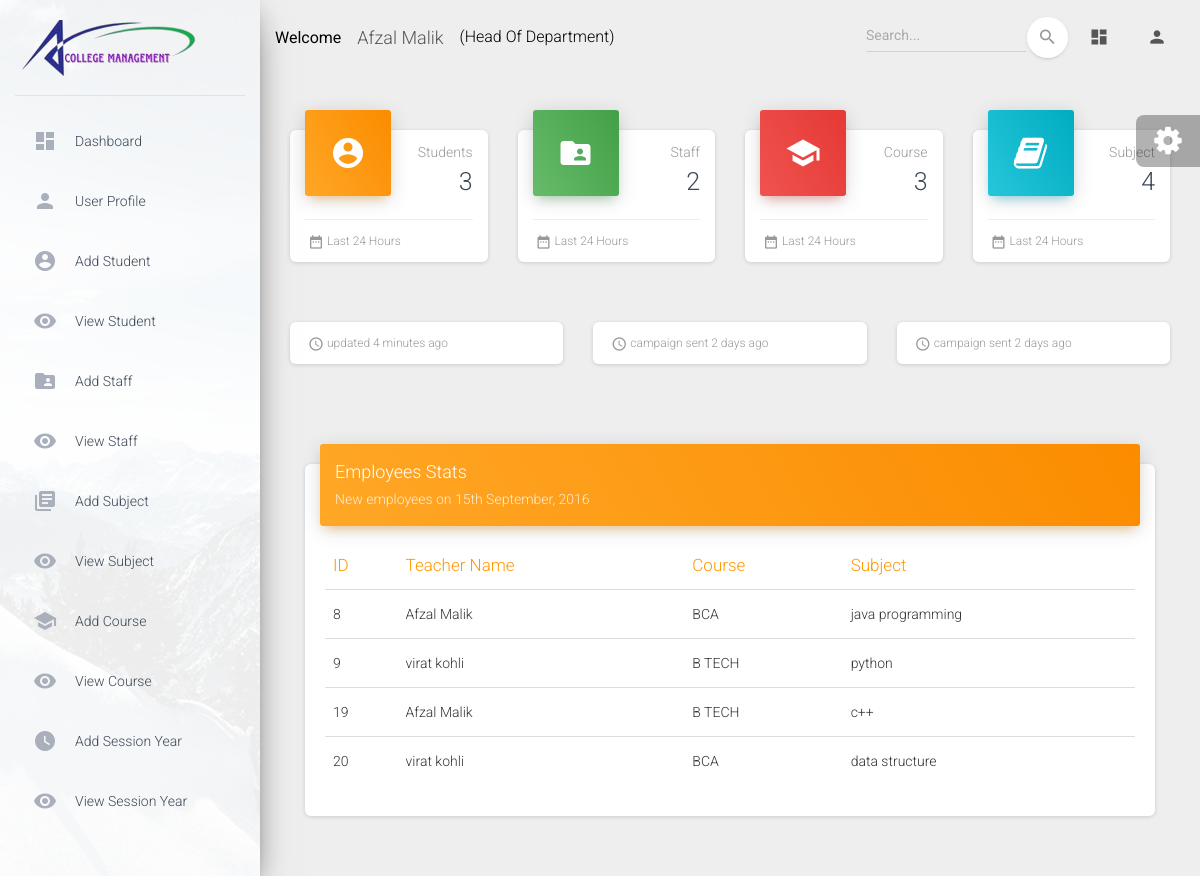
Page /hod/home (signed in) on the committed database.
### app/models.py (models this page shows, shortened)
class CustomUser(AbstractUser):
    USER = (
        (1,'HOD'),
        (2, 'STAFF'),
        (3, 'STUDENT'),
    )
    user_type=models.CharField(choices=USER,max_length=50,default=1)
    profile_pic=models.ImageField(upload_to='media/profile_pic')

class Subject(models.Model):
    name=models.CharField(max_length=100)
    course=models.ForeignKey(Course,on_delete=models.CASCADE)
    staff=models.ForeignKey(Staff,on_delete=models.CASCADE)
    created_at=models.DateTimeField(auto_now_add=True, null=True)
    updated_at=models.DateTimeField(auto_now=True)

class Staff(models.Model):
    admin=models.OneToOneField(CustomUser,on_delete=models.CASCADE)
    address=models.TextField()
    gender=models.CharField(max_length=100)
    created_at=models.DateTimeField(auto_now_add=True)
    updated_at=models.DateTimeField(auto_now=True)

class Course(models.Model):
    name=models.CharField(max_length=100)
    created_at =models.DateTimeField(auto_now_add=True)
    updated_at =models.DateTimeField(auto_now=True)
    def __str__(self):
        return self.name

### college_project/hod_views.py (the view)
# urls.py: path('hod/home', hod_views.HOME, name='home'),
@login_required(login_url='/')
def HOME(request):
    student_count=Student.objects.all().count()
    staff_count=Staff.objects.all().count()
    course_count=Course.objects.all().count()
    subject_count=Subject.objects.all().count()
    subject = Subject.objects.all()
    context={
        'student_count':student_count,
        'staff_count':staff_count,
        'course_count':course_count,
        'subject_count':subject_count,
        'subject':subject
    }
    return render(request,'hod/home.html',context)

### templates/hod/home.html (shortened to what this page needs)
{% extends "base.html" %}
{% block content %}
    <div class="row">
      <div class="col-lg-3 col-md-6 col-sm-6">
        <div class="card card-stats">
          <div class="card-header card-header-warning card-header-icon">
            <div class="card-icon">
              <i class="material-icons">account_circle</i>
            </div>
            <p class="card-category">Students</p>
            <h3 class="card-title">{{student_count}}
            </h3>
          </div>
            <div class="card-footer">
            <div class="stats">
              <i class="material-icons">date_range</i> Last 24 Hours
            </div>
          </div>
        </div>
      </div>
      <div class="col-lg-3 col-md-6 col-sm-6">
        <div class="card card-stats">
          <div class="card-header card-header-success card-header-icon">
            <div class="card-icon">
              <i class="material-icons">folder_shared</i>
            </div>
            <p class="card-category">Staff</p>
            <h3 class="card-title">{{staff_count}}</h3>
          </div>
          <div class="card-footer">
            <div class="stats">
              <i class="material-icons">date_range</i> Last 24 Hours
            </div>
          </div>
        </div>
      </div>
      <div class="col-lg-3 col-md-6 col-sm-6">
        <div class="card card-stats">
          <div class="card-header card-header-danger card-header-icon">
            <div class="card-icon">
              <i class="material-icons">school</i>
            </div>
            <p class="card-category">Course</p>
            <h3 class="card-title">{{course_count}}</h3>
          </div>
            <div class="card-footer">
            <div class="stats">
              <i class="material-icons">date_range</i> Last 24 Hours
            </div>
          </div>
        </div>
      </div>
      <div class="col-lg-3 col-md-6 col-sm-6">
        <div class="card card-stats">
          <div class="card-header card-header-info card-header-icon">
            <div class="card-icon">
              <i class="fa fa-book"></i>
            </div>
            <p class="card-category">Subject</p>
            <h3 class="card-title">{{subject_count}}</h3>
          </div>
           <div class="card-footer">
            <div class="stats">
              <i class="material-icons">date_range</i> Last 24 Hours
            </div>
          </div>
        </div>
      </div>
    </div>
    <div class="row">
      <div class="col-md-4">
        <div class="card card-chart">
          <div class="card-footer">
            <div class="stats">
              <i class="material-icons">access_time</i> updated 4 minutes ago
            </div>
          </div>
        </div>
      </div>
      <div class="col-md-4">
        <div class="card card-chart">
          <div class="card-footer">
            <div class="stats">
              <i class="material-icons">access_time</i> campaign sent 2 days ago
            </div>
          </div>
        </div>
      </div>
      <div class="col-md-4">
        <div class="card card-chart">
          <div class="card-footer">
            <div class="stats">
              <i class="material-icons">access_time</i> campaign sent 2 days ago
            </div>
          </div>
        </div>
      </div>
    </div>
          <div class="card-body">
          </div>
      <div class="col-lg-12 col-md-12">
        <div class="card">
          <div class="card-header card-header-warning">
            <h4 class="card-title">Employees Stats</h4>
            <p class="card-category">New employees on 15th September, 2016</p>
          </div>
          <div class="card-body table-responsive">
            <table class="table table-hover">
              <thead class="text-warning">
                <th>ID</th>
                <th>Teacher Name</th>
                <th>Course</th>
                <th>Subject</th>
              </thead>
              <tbody>
              {% for i in subject %}
                <tr>
                  <td>{{i.id}}</td>
                  <td>{{i.staff.admin.first_name}} {{i.staff.admin.last_name}}</td>
                  <td>{{i.course}}</td>
                  <td>{{i.name}}</td>
                </tr>
              {% endfor %}
              </tbody>
            </table>
          </div>
        </div>
      </div>
    </div>
{% endblock content %}

### templates/includes/navigation.html (shortened to what this page needs)
      <nav class="navbar navbar-expand-lg navbar-transparent navbar-absolute fixed-top ">
        <div class="container-fluid">
          <div class="navbar-wrapper">
            <strong style="color:black;">Welcome</strong>
            <a class="navbar-brand" href="#pablo">{{user.first_name}} {{user.last_name}}</a>
            {% if user.user_type == '1' %}
            <p style="margin-top: 15px; color:black;">(Head Of Department)</p>
            {% elif user.user_type == '2' %}
            <p style="margin-top: 15px; color:black;">(Staff)</p>
            {% else %}
            <p style="margin-top: 15px; color:black;">(Student)</p>
            {% endif %}
          </div>
          <div class="collapse navbar-collapse justify-content-end">
            <form class="navbar-form">
              <div class="input-group no-border">
                <input type="text" value="" class="form-control" placeholder="Search...">
                <button type="submit" class="btn btn-white btn-round btn-just-icon">
                  <i class="material-icons">search</i>
                  <div class="ripple-container"></div>
                </button>
              </div>
            </form>
            <ul class="navbar-nav">
              <li class="nav-item">
                <a class="nav-link" href="#pablo">
                  <i class="material-icons">dashboard</i>
                </a>
              </li>
              <li class="nav-item dropdown">
                <a class="nav-link" href="#pablo" id="navbarDropdownProfile" data-toggle="dropdown" aria-haspopup="true" aria-expanded="false">
                  <i class="material-icons">person</i>
                </a>
              </li>
            </ul>
          </div>
        </div>
      </nav>

### rows in the picture
CustomUser: first_name "Afzal", last_name "Malik"
Subject: id "8", staff.admin.first_name "Afzal", staff.admin.last_name "Malik", course "BCA", name "java programming"
Subject: id "9", staff.admin.first_name "virat", staff.admin.last_name "kohli", course "B TECH", name "python"
Subject: id "19", staff.admin.first_name "Afzal", staff.admin.last_name "Malik", course "B TECH", name "c++"
Subject: id "20", staff.admin.first_name "virat", staff.admin.last_name "kohli", course "BCA", name "data structure"

### other values in the picture
{{ student_count }} "3"
{{ staff_count }} "2"
{{ course_count }} "3"
{{ subject_count }} "4"
